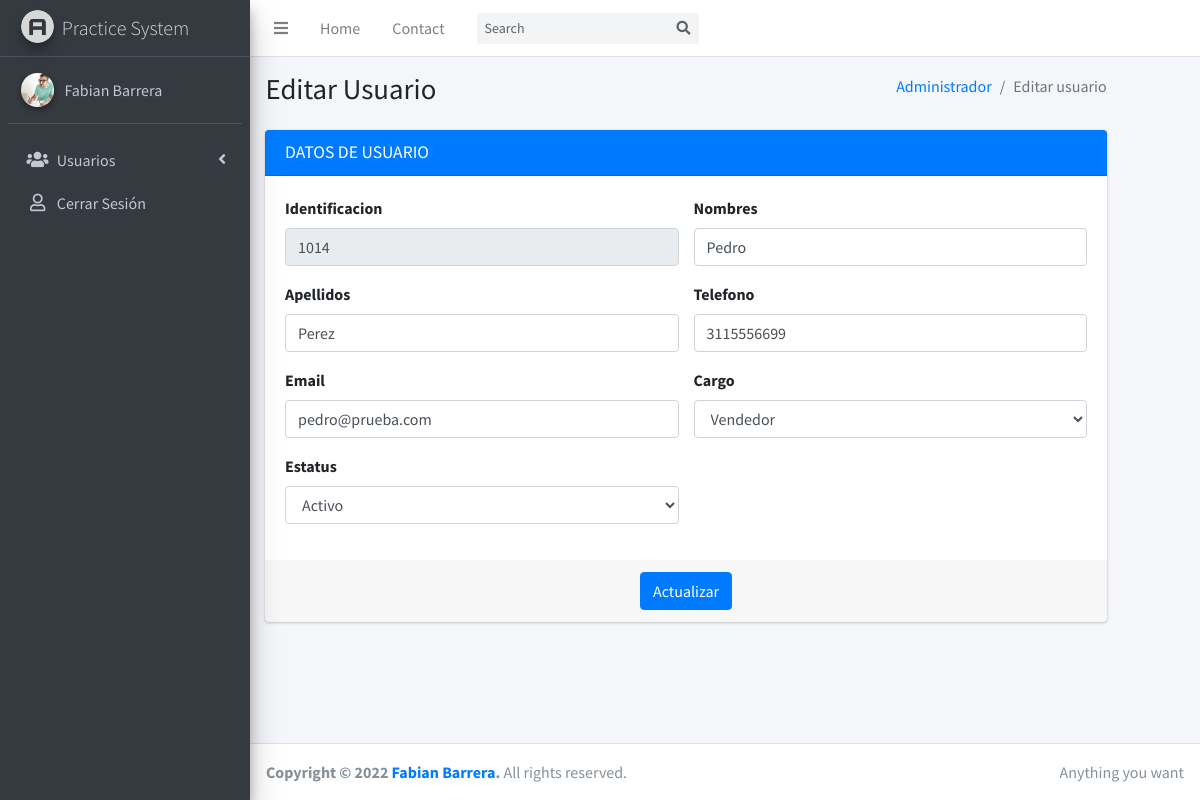
Screenshot of /views/Admin/editar-usuarios-admin.php?id_user=1014 (signed in) with the database file from the repository.
### tables this page shows
CREATE TABLE `users` (
  `iduser` bigint(15) NOT NULL,
  `name` varchar(100) NOT NULL,
  `last_name` varchar(100) NOT NULL,
  `phone` varchar(30) NOT NULL,
  `email` varchar(100) NOT NULL,
  `cargo` varchar(40) NOT NULL,
  `estado` varchar(20) NOT NULL,
  `pass` varchar(250) NOT NULL
);

### model/consultasAdmin.php (called while the page is built, shortened)
<?php
    class Consultas{
        public function cargarUser($doc){
            $f=null;
            $modelo = new Conection();
            $conection = $modelo->get_conection();
            $sql= "SELECT * FROM users WHERE iduser = :iduser";
            $statement = $conection->prepare($sql);
            $statement->bindParam(":iduser", $doc);
            $statement->execute();
            while ($result = $statement->fetch()) {
                $f[] = $result;
            }
            return $f;
        }
    }
?>

### controller/cargarUserAdmin.php (the view, shortened to what this page needs)
<?php
    function seleccionar(){
        if (isset($_GET['id_user'])) {
            $consultas = new Consultas();
            $id_user = $_GET['id_user'];
            $result = $consultas->cargarUser($id_user);
            foreach($result as $f){
                echo'
                <form role="form" action="../../controller/modificarUsersAdmin.php" method="POST">
                <div class="card-body">
                  <div class="row">
                    <div class="form-group col-md-6 ">
                            <label for="iduser">Identificacion</label>
                            <input type="number" readonly="readonly" value="'.$f['iduser'].'" class="form-control" name="iduser" id="iduser" placeholder="Tu numero de identificación">
                    </div>
                          <div class="form-group col-md-6 ">
                            <label for="name">Nombres</label>
                            <input type="text" value="'.$f['name'].'" class="form-control" name="name" id="name" placeholder="Escribe tus nombres">
                          </div>
                  </div>
                  <div class="row">
                    <div class="form-group col-md-6 ">
                      <label for="last_name">Apellidos</label>
                      <input type="text" value="'.$f['last_name'].'" class="form-control" name="last_name" id="last_name" placeholder="Escribe tus apellidos">
                    </div>
                    <div class="form-group col-md-6 ">
                        <label for="phone">Telefono</label>
                        <input type="text" value="'.$f['phone'].'" class="form-control" name="phone" id="phone" placeholder="Escribe tu numero de contacto">
                    </div>
                  </div>
                  <div class="row">
                    <div class="form-group col-md-6 ">
                      <label for="email">Email</label>
                      <input type="email" value="'.$f['email'].'" class="form-control" name="email" id="email" placeholder="Escribe tu email">
                    </div>
                    <div class="form-group col-md-6 ">
                      <label for="cargo">Cargo</label>
                      <select class="form-control" name="cargo" id="cargo">
                              <option value="'.$f['cargo'].'">'.$f['cargo'].'</option>
                      </select>
                    </div>
                  </div>
                  <div class="row">
                  <div class="form-group col-md-6 ">
                  <label for="estado">Estatus</label>
                  <select class="form-control" name="estado"  id="estado" required="">
                        <option value="'.$f['estado'].'">'.$f['estado'].'</option>
                  </select>
                </div>
                  </div>
                </div>
                <div class="card-footer text-center">
                    <button type="submit" class="btn btn-primary">Actualizar</button>
                </div>
            </form>
                ';
            }
        }
    }
?>

### rows the page displays
users: iduser "1014", name "Pedro", last_name "Perez", phone "3115556699", email "pedro@prueba.com", cargo "Vendedor", estado "Activo"
